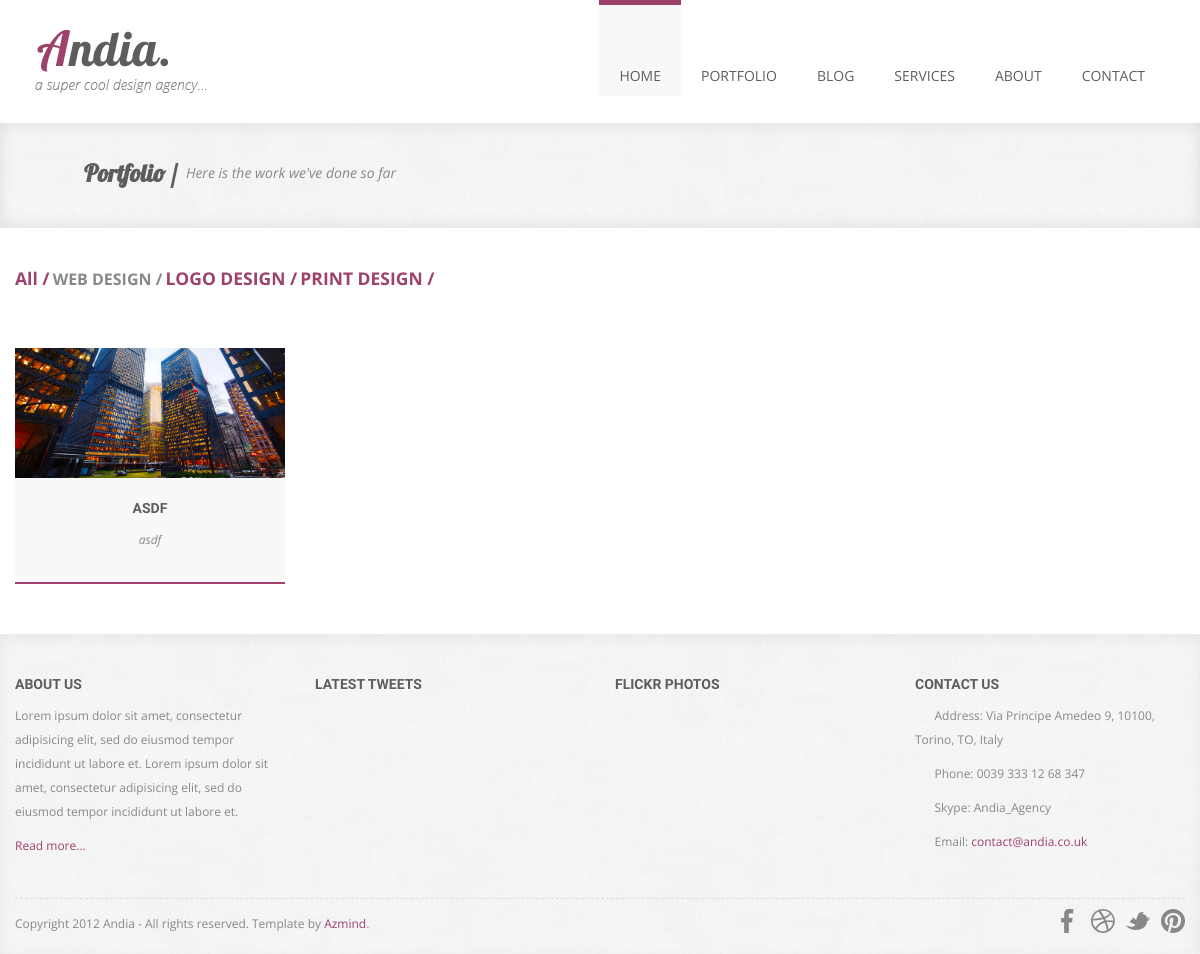
Page /portfolio/categories/2/ on the committed database.
### portfolio/models.py (models this page shows, shortened)
class Categories(models.Model):
    categories_name = models.CharField(max_length=100, db_index=True, verbose_name='Категория')
    class Meta:
        verbose_name = 'Категория'
        verbose_name_plural = 'Категории'
        ordering = ['id']
    def get_absolute_url(self):
        return reverse('categories', kwargs={'cat_id': self.pk})

class PortfolioModel(models.Model):
    portfolio_img = models.ImageField(upload_to='portfolio/', verbose_name='Фото порфолио')
    portfolio_title = models.CharField(max_length=100, verbose_name='Заголовок')
    portfolio_description = models.CharField(max_length=255, verbose_name='Описание')
    cat = models.ForeignKey('Categories', on_delete=models.PROTECT, verbose_name='Категория')
    class Meta:
        verbose_name = 'Порфолио'
        verbose_name_plural = 'Порфолио'

### portfolio/views.py (the view)
# urls.py: path('portfolio/categories/<int:cat_id>/', show_categories, name='categories'),
def show_categories(request, cat_id):
    portfolio_list = PortfolioModel.objects.filter(cat_id=cat_id)
    cats = Categories.objects.all()
    context = {
        'portfolio_list': portfolio_list,
        'cats': cats,
        'cat_selected': cat_id,
    }
    return render(request, 'portfolio/portfolio.html', context)

### portfolio/templates/portfolio/portfolio.html (shortened to what this page needs)
{% extends 'slider/base.html' %}
{% load static %}
{% block content %}
    <div class="page-title">
        <div class="container">
            <div class="row">
                <div class="span12">
                    <i class="icon-camera page-title-icon"></i>
                    <h2>Portfolio /</h2>
                    <p>Here is the work we've done so far</p>
                </div>
            </div>
        </div>
    </div>
    <div class="portfolio portfolio-page container">
        <div class="row">
            <div class="portfolio-navigator span12" style="text-align: left">
                {% if cat_selected == 0 %}
                    <h4 style="font-size: 16px; display:inline-block;"><a class="fil" href=""><h4>All / </h4></a></h4>
                {% else %}
                    <h4 style="font-size: 16px; display:inline-block;"><a class="all" href="{% url 'portfolio' %}"><h4>All / </h4></a></h4>
                {% endif %}
                {% for c in cats %}
                    {% if c.pk == cat_selected %}
                        <h4 style="font-size: 16px; display:inline-block;">{{ c.categories_name }} /</h4>
                    {% else %}
                        <h4 style="font-size: 16px; display:inline-block;"><a class="all" id="active-imgs" href="{{ c.get_absolute_url }}"><h4>{{ c.categories_name }} / </h4></a></h4>
                    {% endif %}
                {% endfor %}
            </div>
        </div>
        <div class="row">
            <ul class="portfolio-img">
                {% for port in portfolio_list %}
                    <li data-id="p-1" data-type="web-design" class="span3">
                        <div class="work">
                            <a href="{{ port.portfolio_img.url }}" rel="prettyPhoto">
                                <img src="{{ port.portfolio_img.url }}" alt="">
                            </a>
                            <h4>{{ port.portfolio_title }}</h4>
                            <p>{{ port.portfolio_description }}</p>
                        </div>
                    </li>
                {% endfor %}
            </ul>
        </div>
    </div>
{% endblock %}

### slider/static/slider/css/style.css (style rules this page uses)
body { background: #fff; text-align: center; font-family: 'Open Sans', Helvetica, Arial, sans-serif; color: #888; font-size: 12px; }
a { color: #9d426b; text-decoration: none; -o-transition: all .3s; -moz-transition: all .3s; -webkit-transition: all .3s; -ms-transition: all .3s; }
.portfolio { margin-top: 50px; }
.portfolio .work { margin-top: 40px; padding-bottom: 20px; background: #f8f8f8; border-bottom: 2px solid #9d426b; }
.portfolio .work h4 { margin-top: 20px; font-family: 'Droid Sans', Helvetica, Arial, sans-serif; font-size: 14px; color: #5d5d5d; text-transform: uppercase; text-shadow: 0 1px 0 rgba(255,255,255,.7); }
.portfolio .work p { line-height: 24px; font-style: italic; }
.page-title { margin: 0 auto; padding: 30px 0 35px 0; background: #f8f8f8 url(../img/pattern.jpg) left top repeat; -moz-box-shadow: 0 5px 15px 0 rgba(0,0,0,.05) inset, 0 -5px 15px 0 rgba(0,0,0,.05) inset; -webkit-box-shadow: 0 5px 15px 0 rgba(0,0,0,.05) inset, 0 -5px 15px 0 rgba(0,0,0,.05) inset; box-shadow: 0 5px 15px 0 rgba(0,0,0,.05) inset, 0 -5px 15px 0 rgba(0,0,0,.05) inset; text-align: left; }
.page-title h2 { display: inline; margin-left: 10px; font-family: 'Lobster', cursive; font-size: 24px; color: #5d5d5d; text-shadow: 0 1px 0 rgba(255, 255, 255, .7); vertical-align: middle; }
.page-title p { display: inline; margin-left: 5px; font-size: 14px; font-style: italic; vertical-align: middle; }
.page-title-icon { margin-left: 20px; font-size: 46px; color: #ccc; vertical-align: middle; }
.portfolio-page { margin-top: 20px; padding-bottom: 50px; }
ul.portfolio-img { margin: 0; overflow: hidden; }
ul.portfolio-img li { list-style: none; }
@media (min-width: 980px) and (max-width: 1200px) { .what-we-do .service p, .portfolio .work p { padding-left: 10px; padding-right: 10px; } }

### rows in the picture
Categories: categories_name "WEB DESIGN"
Categories: categories_name "LOGO DESIGN"
Categories: categories_name "PRINT DESIGN"
PortfolioModel: portfolio_img (picture), portfolio_title "ASDF", portfolio_description "asdf"
